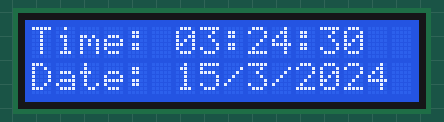
Simulated run of this program. Board: Raspberry Pi Pico running MicroPython. Parts: 16×2 character LCD. The clock reads 2024-03-15 10:24:30 at power-on unless the program sets it.

Above: at 0.2 s.
At 5.1 s:
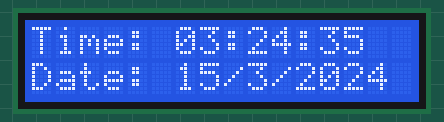
At 9.1 s:
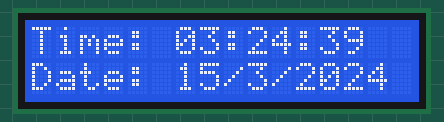
At 19.1 s:
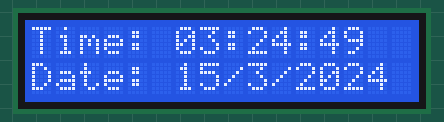
At 28.1 s:
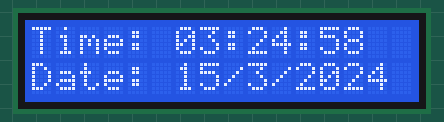
At 36.1 s:
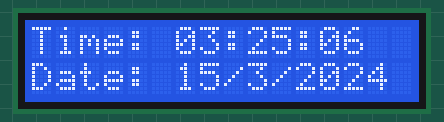

Measured:
- what the display in image 0 shows lasts 1.0 s, from 0.1 s to 1.1 s
- what the display in image 1 shows lasts 1.1 s, from 5.0 s to 6.1 s
- what the display in image 3 shows lasts 1.1 s, from 19.0 s to 20.1 s

The program:

LCD_16X2_I2C_Y_DS1307_RTC.py
```python
from machine import I2C, Pin
from ds1307 import DS1307
from pico_i2c_lcd import I2cLcd

i2c_lcd = I2C(id=1,scl=Pin(3),sda=Pin(2),freq=100000)

lcd = I2cLcd(i2c_lcd, 0x27, 2, 16)

i2c_rtc = I2C(0,scl = Pin(1),sda = Pin(0),freq = 400000)
result = I2C.scan(i2c_rtc)
rtc = DS1307(i2c_rtc)


while True:
    (Y,M,D,day,hr,m,s,p1)=rtc.datetime()
    if s < 10:
        s = "0" + str(s)
    if m < 10:
        m = "0" + str(m)
    if hr < 10:
        hr = "0" + str(hr)
    if D < 10:
        D = "0" + str(D)
    if M < 10:
        hr = "0" + str(M)

    lcd.move_to(0,0)
    lcd.putstr("Time:")
    lcd.move_to(6,0)
    lcd.putstr(str(hr) + ":" + str(m) + ":" + str(s))
    lcd.move_to(0,1)
    lcd.putstr("Date:")
    lcd.move_to(6,1)
    lcd.putstr(str(D) + "/" + str(M) + "/" + str(Y))
   
```
